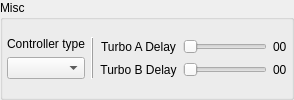
    <widget class="QGroupBox" name="groupBox_Misc">
     <property name="title">
      <string>Misc</string>
     </property>
     <property name="flat">
      <bool>true</bool>
     </property>
     <layout class="QVBoxLayout" name="verticalLayout_groupBox_Misc">
      <property name="leftMargin">
       <number>4</number>
      </property>
      <property name="topMargin">
       <number>4</number>
      </property>
      <property name="rightMargin">
       <number>4</number>
      </property>
      <property name="bottomMargin">
       <number>4</number>
      </property>
      <item>
       <layout class="QHBoxLayout" name="horizontalLayout_groupBox_Misc">
        <item>
         <layout class="QVBoxLayout" name="verticalLayout_Controller_type">
          <item>
           <widget class="QLabel" name="label_Controller_type">
            <property name="text">
             <string>Controller type</string>
            </property>
            <property name="alignment">
             <set>Qt::AlignCenter</set>
            </property>
           </widget>
          </item>
          <item>
           <widget class="QComboBox" name="comboBox_Controller_type"/>
          </item>
         </layout>
        </item>
        <item>
         <widget class="Line" name="vline_groupBox_Misc">
          <property name="frameShadow">
           <enum>QFrame::Raised</enum>
          </property>
          <property name="orientation">
           <enum>Qt::Vertical</enum>
          </property>
         </widget>
        </item>
        <item>
         <layout class="QGridLayout" name="gridLayout_Turbo_delay">
          <item row="1" column="3">
           <widget class="QLabel" name="label_value_slider_TurboB">
            <property name="text">
             <string notr="true">00</string>
            </property>
           </widget>
          </item>
          <item row="0" column="2">
           <widget class="QSlider" name="horizontalSlider_TurboA">
            <property name="orientation">
             <enum>Qt::Horizontal</enum>
            </property>
           </widget>
          </item>
          <item row="0" column="3">
           <widget class="QLabel" name="label_value_slider_TurboA">
            <property name="text">
             <string notr="true">00</string>
            </property>
           </widget>
          </item>
          <item row="1" column="2">
           <widget class="QSlider" name="horizontalSlider_TurboB">
            <property name="orientation">
             <enum>Qt::Horizontal</enum>
            </property>
           </widget>
          </item>
          <item row="1" column="1">
           <widget class="QLabel" name="label_slider_TurboB">
            <property name="text">
             <string>Turbo B Delay</string>
            </property>
            <property name="alignment">
             <set>Qt::AlignCenter</set>
            </property>
           </widget>
          </item>
          <item row="0" column="1">
           <widget class="QLabel" name="label_slider_TurboA">
            <property name="text">
             <string>Turbo A Delay</string>
            </property>
            <property name="alignment">
             <set>Qt::AlignCenter</set>
            </property>
           </widget>
          </item>
         </layout>
        </item>
       </layout>
      </item>
     </layout>
    </widget>
